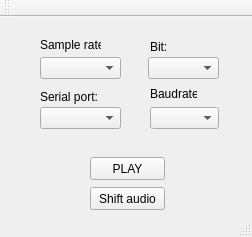
<?xml version="1.0" encoding="UTF-8"?>
<ui version="4.0">
 <class>MainWindow</class>
 <widget class="QMainWindow" name="MainWindow">
  <property name="geometry">
   <rect>
    <x>0</x>
    <y>0</y>
    <width>252</width>
    <height>237</height>
   </rect>
  </property>
  <property name="windowTitle">
   <string>MainWindow</string>
  </property>
  <widget class="QWidget" name="centralWidget">
   <widget class="QPushButton" name="pushButton">
    <property name="geometry">
     <rect>
      <x>90</x>
      <y>140</y>
      <width>75</width>
      <height>23</height>
     </rect>
    </property>
    <property name="text">
     <string>PLAY</string>
    </property>
   </widget>
   <widget class="QComboBox" name="comboBox_port">
    <property name="geometry">
     <rect>
      <x>40</x>
      <y>90</y>
      <width>81</width>
      <height>22</height>
     </rect>
    </property>
   </widget>
   <widget class="QLabel" name="label">
    <property name="geometry">
     <rect>
      <x>40</x>
      <y>70</y>
      <width>61</width>
      <height>20</height>
     </rect>
    </property>
    <property name="text">
     <string>Serial port:</string>
    </property>
   </widget>
   <widget class="QComboBox" name="comboBox_s_rate">
    <property name="geometry">
     <rect>
      <x>40</x>
      <y>40</y>
      <width>81</width>
      <height>22</height>
     </rect>
    </property>
   </widget>
   <widget class="QLabel" name="label_2">
    <property name="geometry">
     <rect>
      <x>40</x>
      <y>20</y>
      <width>61</width>
      <height>16</height>
     </rect>
    </property>
    <property name="text">
     <string>Sample rate:</string>
    </property>
   </widget>
   <widget class="QPushButton" name="pushButton_2">
    <property name="geometry">
     <rect>
      <x>90</x>
      <y>170</y>
      <width>75</width>
      <height>23</height>
     </rect>
    </property>
    <property name="toolTip">
     <string/>
    </property>
    <property name="toolTipDuration">
     <number>-1</number>
    </property>
    <property name="whatsThis">
     <string/>
    </property>
    <property name="text">
     <string>Shift audio</string>
    </property>
   </widget>
   <widget class="QComboBox" name="comboBox_bits">
    <property name="geometry">
     <rect>
      <x>148</x>
      <y>40</y>
      <width>71</width>
      <height>22</height>
     </rect>
    </property>
   </widget>
   <widget class="QLabel" name="label_3">
    <property name="geometry">
     <rect>
      <x>150</x>
      <y>20</y>
      <width>31</width>
      <height>20</height>
     </rect>
    </property>
    <property name="text">
     <string>Bit:</string>
    </property>
   </widget>
   <widget class="QComboBox" name="comboBox_b_rate">
    <property name="geometry">
     <rect>
      <x>150</x>
      <y>90</y>
      <width>69</width>
      <height>22</height>
     </rect>
    </property>
   </widget>
   <widget class="QLabel" name="label_4">
    <property name="geometry">
     <rect>
      <x>150</x>
      <y>70</y>
      <width>47</width>
      <height>13</height>
     </rect>
    </property>
    <property name="text">
     <string>Baudrate:</string>
    </property>
   </widget>
  </widget>
  <widget class="QMenuBar" name="menuBar">
   <property name="geometry">
    <rect>
     <x>0</x>
     <y>0</y>
     <width>252</width>
     <height>21</height>
    </rect>
   </property>
  </widget>
  <widget class="QToolBar" name="mainToolBar">
   <attribute name="toolBarArea">
    <enum>TopToolBarArea</enum>
   </attribute>
   <attribute name="toolBarBreak">
    <bool>false</bool>
   </attribute>
  </widget>
  <widget class="QStatusBar" name="statusBar"/>
 </widget>
 <layoutdefault spacing="6" margin="11"/>
 <resources/>
 <connections/>
</ui>
